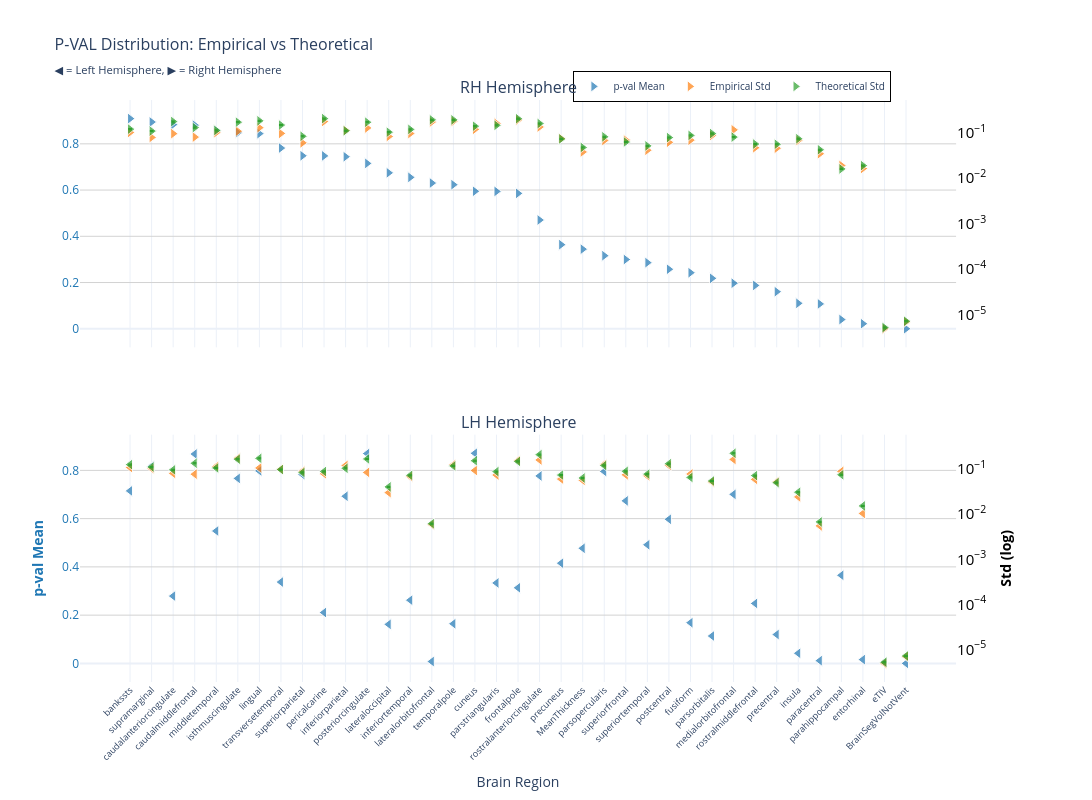
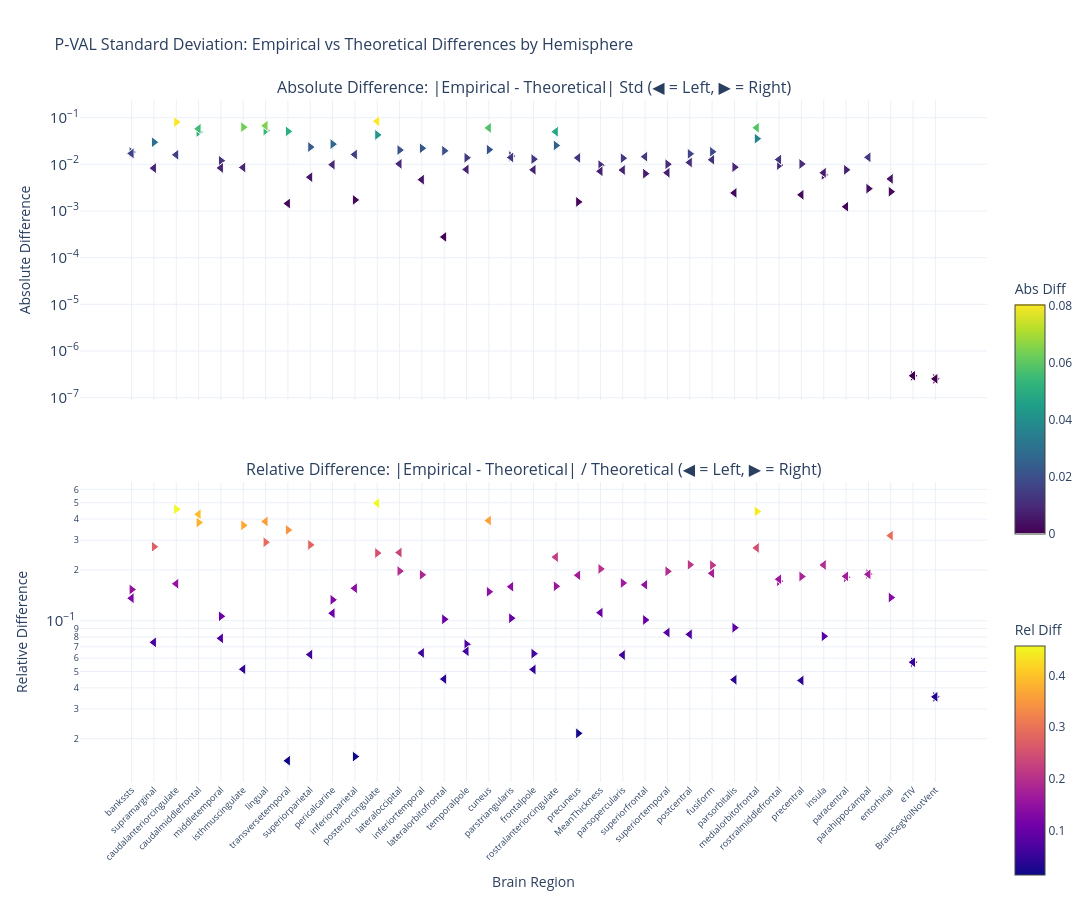

These figures' notebook cell, in order:
### Markdown cell above
### p-value

### Code cell
nu_nav = df_npvr[(df_npvr["timepoint"] == "baseline") & (df_npvr["group"] == "HC-PD")]
data_path = stats_dir / f"student_baseline_{METRIC}.parquet"
df, stats = get_test_stats(
    data_path,
    stat_functions_F,
    nu_nav,
    hemisphere=True,
    study="baseline",
    raw_values=True,
)
show_figure(stats, hemisphere=True, stat_name="p-val", study="baseline", metric=METRIC)

### Figure 1 — Plotly figure (JSON) as saved in the notebook; plotly's stock layout.template omitted (floating-point values rounded to 4 significant figures)
{"data": [{"hovertemplate": "<b>%{x}</b><br>Mean p-val: %{y:.2f}<br><extra></extra>", "legendgroup": "mean", "marker": {"color": "#1f77b4", "line": {"color": "white", "width": 1}, "opacity": 0.7, "size": 10, "symbol": "triangle-right"}, "mode": "markers", "name": "p-val Mean", "showlegend": true, "type": "scatter", "x": ["bankssts", "supramarginal", "caudalanteriorcingulate", "caudalmiddlefrontal", "middletemporal", "isthmuscingulate", "lingual", "transversetemporal", "superiorparietal", "pericalcarine", "inferiorparietal", "posteriorcingulate", "lateraloccipital", "inferiortemporal", "lateralorbitofrontal", "temporalpole", "cuneus", "parstriangularis", "frontalpole", "rostralanteriorcingulate", "precuneus", "MeanThickness", "parsopercularis", "superiorfrontal", "superiortemporal", "postcentral", "fusiform", "parsorbitalis", "medialorbitofrontal", "rostralmiddlefrontal", "precentral", "insula", "paracentral", "parahippocampal", "entorhinal", "eTIV", "BrainSegVolNotVent"], "xaxis": "x", "y": [0.9091, 0.8944, 0.8833, 0.8809, 0.8564, 0.848, 0.8442, 0.7817, 0.7484, 0.7479, 0.7442, 0.7154, 0.6745, 0.6549, 0.6303, 0.6233, 0.5947, 0.5942, 0.5856, 0.4704, 0.3637, 0.3444, 0.3161, 0.2996, 0.286, 0.2574, 0.2425, 0.2182, 0.1969, 0.1875, 0.1604, 0.1101, 0.1075, 0.03978, 0.02185, 0.002409, 7.135e-05], "yaxis": "y"}, {"hovertemplate": "<b>%{x}</b><br>Empirical Std: %{y:.3f}<br><extra></extra>", "legendgroup": "empirical", "marker": {"color": "#ff7f0e", "line": {"color": "white", "width": 1}, "opacity": 0.7, "size": 10, "symbol": "triangle-right"}, "mode": "markers", "name": "Empirical Std", "showlegend": true, "type": "scatter", "x": ["bankssts", "supramarginal", "caudalanteriorcingulate", "caudalmiddlefrontal", "middletemporal", "isthmuscingulate", "lingual", "transversetemporal", "superiorparietal", "pericalcarine", "inferiorparietal", "posteriorcingulate", "lateraloccipital", "inferiortemporal", "lateralorbitofrontal", "temporalpole", "cuneus", "parstriangularis", "frontalpole", "rostralanteriorcingulate", "precuneus", "MeanThickness", "parsopercularis", "superiorfrontal", "superiortemporal", "postcentral", "fusiform", "parsorbitalis", "medialorbitofrontal", "rostralmiddlefrontal", "precentral", "insula", "paracentral", "parahippocampal", "entorhinal", "eTIV", "BrainSegVolNotVent"], "xaxis": "x", "y": [0.1014, 0.07874, 0.09528, 0.07998, 0.1005, 0.1077, 0.129, 0.09645, 0.05991, 0.1768, 0.1122, 0.1271, 0.08259, 0.09599, 0.1721, 0.1774, 0.1184, 0.1602, 0.1898, 0.1336, 0.07449, 0.03776, 0.06754, 0.06879, 0.04121, 0.06144, 0.06859, 0.08703, 0.1154, 0.04666, 0.04556, 0.06766, 0.0345, 0.019, 0.01632, 4.907e-06, 6.924e-06], "yaxis": "y2"}, {"error_y": {"array": [0.003356, 0.00304, 0.004924, 0.003624, 0.003151, 0.004772, 0.005103, 0.004126, 0.002336, 0.005713, 0.003096, 0.00476, 0.00288, 0.003308, 0.005368, 0.00536, 0.003897, 0.004067, 0.005681, 0.004455, 0.002043, 0.001327, 0.002272, 0.00175, 0.001437, 0.002192, 0.002443, 0.002682, 0.00224, 0.001578, 0.001562, 0.002062, 0.00118, 0.0004477, 0.0005299, 1.457e-07, 2.011e-07], "arrayminus": [0.003263, 0.002956, 0.004787, 0.003523, 0.003063, 0.00464, 0.004962, 0.004012, 0.002271, 0.005555, 0.00301, 0.004628, 0.002801, 0.003216, 0.00522, 0.005211, 0.003789, 0.003954, 0.005524, 0.004331, 0.001986, 0.00129, 0.002209, 0.001702, 0.001397, 0.002131, 0.002375, 0.002608, 0.002178, 0.001534, 0.001519, 0.002005, 0.001147, 0.0004353, 0.0005152, 1.417e-07, 1.955e-07], "color": "#2ca02c", "thickness": 1, "type": "data", "visible": true, "width": 2}, "hovertemplate": "<b>%{x}</b><br>Theoretical Std: %{y:.3f}<br><extra></extra>", "legendgroup": "theoretical", "marker": {"color": "#2ca02c", "line": {"color": "white", "width": 1}, "opacity": 0.7, "size": 10, "symbol": "triangle-right"}, "mode": "markers", "name": "Theoretical Std", "showlegend": true, "type": "scatter", "x": ["bankssts", "supramarginal", "caudalanteriorcingulate", "caudalmiddlefrontal", "middletemporal", "isthmuscingulate", "lingual", "transversetemporal", "superiorparietal", "pericalcarine", "inferiorparietal", "posteriorcingulate", "lateraloccipital", "inferiortemporal", "lateralorbitofrontal", "temporalpole", "cuneus", "parstriangularis", "frontalpole", "rostralanteriorcingulate", "precuneus", "MeanThickness", "parsopercularis", "superiorfrontal", "superiortemporal", "postcentral", "fusiform", "parsorbitalis", "medialorbitofrontal", "rostralmiddlefrontal", "precentral", "insula", "paracentral", "parahippocampal", "entorhinal", "eTIV", "BrainSegVolNotVent"], "xaxis": "x", "y": [0.1198, 0.1085, 0.1757, 0.1293, 0.1125, 0.1703, 0.1821, 0.1473, 0.08336, 0.2039, 0.1105, 0.1699, 0.1028, 0.1181, 0.1916, 0.1913, 0.1391, 0.1451, 0.2028, 0.159, 0.07292, 0.04736, 0.08111, 0.06248, 0.05127, 0.07822, 0.0872, 0.09573, 0.07993, 0.05632, 0.05575, 0.07361, 0.04212, 0.01598, 0.01891, 5.202e-06, 7.178e-06], "yaxis": "y2"}, {"hovertemplate": "<b>%{x}</b><br>Mean p-val: %{y:.2f}<br><extra></extra>", "legendgroup": "mean", "marker": {"color": "#1f77b4", "line": {"color": "white", "width": 1}, "opacity": 0.7, "size": 10, "symbol": "triangle-left"}, "mode": "markers", "name": "p-val Mean", "showlegend": false, "type": "scatter", "x": ["cuneus", "posteriorcingulate", "caudalmiddlefrontal", "supramarginal", "lingual", "parsopercularis", "superiorparietal", "rostralanteriorcingulate", "isthmuscingulate", "bankssts", "medialorbitofrontal", "inferiorparietal", "superiorfrontal", "postcentral", "middletemporal", "superiortemporal", "MeanThickness", "precuneus", "parahippocampal", "transversetemporal", "parstriangularis", "frontalpole", "caudalanteriorcingulate", "inferiortemporal", "rostralmiddlefrontal", "pericalcarine", "fusiform", "temporalpole", "lateraloccipital", "precentral", "parsorbitalis", "insula", "entorhinal", "paracentral", "lateralorbitofrontal", "eTIV", "BrainSegVolNotVent"], "xaxis": "x2", "y": [0.8709, 0.8697, 0.8679, 0.8172, 0.7979, 0.7954, 0.7828, 0.7769, 0.7669, 0.715, 0.7006, 0.6929, 0.6736, 0.5973, 0.5487, 0.4917, 0.4771, 0.4154, 0.3652, 0.3371, 0.3334, 0.3133, 0.2789, 0.2621, 0.2486, 0.2108, 0.1687, 0.1643, 0.1618, 0.1196, 0.1135, 0.04189, 0.01571, 0.01136, 0.007763, 0.002409, 7.135e-05], "yaxis": "y3"}, {"hovertemplate": "<b>%{x}</b><br>Empirical Std: %{y:.3f}<br><extra></extra>", "legendgroup": "empirical", "marker": {"color": "#ff7f0e", "line": {"color": "white", "width": 1}, "opacity": 0.7, "size": 10, "symbol": "triangle-left"}, "mode": "markers", "name": "Empirical Std", "showlegend": false, "type": "scatter", "x": ["cuneus", "posteriorcingulate", "caudalmiddlefrontal", "supramarginal", "lingual", "parsopercularis", "superiorparietal", "rostralanteriorcingulate", "isthmuscingulate", "bankssts", "medialorbitofrontal", "inferiorparietal", "superiorfrontal", "postcentral", "middletemporal", "superiortemporal", "MeanThickness", "precuneus", "parahippocampal", "transversetemporal", "parstriangularis", "frontalpole", "caudalanteriorcingulate", "inferiortemporal", "rostralmiddlefrontal", "pericalcarine", "fusiform", "temporalpole", "lateraloccipital", "precentral", "parsorbitalis", "insula", "entorhinal", "paracentral", "lateralorbitofrontal", "eTIV", "BrainSegVolNotVent"], "xaxis": "x2", "y": [0.09354, 0.08477, 0.07753, 0.1032, 0.1065, 0.1282, 0.08971, 0.1601, 0.1749, 0.109, 0.1645, 0.1207, 0.0749, 0.1214, 0.115, 0.07109, 0.05658, 0.06029, 0.08926, 0.09946, 0.07425, 0.1562, 0.08068, 0.06829, 0.05932, 0.07899, 0.07818, 0.1259, 0.03018, 0.05246, 0.05223, 0.02423, 0.01042, 0.005517, 0.0059, 4.907e-06, 6.924e-06], "yaxis": "y4"}, {"error_y": {"array": [0.004312, 0.004724, 0.003793, 0.003125, 0.004871, 0.00338, 0.002364, 0.005887, 0.00466, 0.003535, 0.006314, 0.002927, 0.002508, 0.00371, 0.002986, 0.002177, 0.001784, 0.002075, 0.002105, 0.002746, 0.002474, 0.004162, 0.002709, 0.002045, 0.002017, 0.002489, 0.001839, 0.003308, 0.001133, 0.001408, 0.001532, 0.0008638, 0.0004287, 0.0001892, 0.0001731, 1.457e-07, 2.011e-07], "arrayminus": [0.004193, 0.004593, 0.003688, 0.003038, 0.004736, 0.003286, 0.002299, 0.005724, 0.004531, 0.003437, 0.006139, 0.002846, 0.002439, 0.003607, 0.002904, 0.002117, 0.001735, 0.002018, 0.002046, 0.00267, 0.002405, 0.004047, 0.002634, 0.001988, 0.001961, 0.00242, 0.001788, 0.003216, 0.001101, 0.001369, 0.001489, 0.0008399, 0.0004168, 0.000184, 0.0001683, 1.417e-07, 1.955e-07], "color": "#2ca02c", "thickness": 1, "type": "data", "visible": true, "width": 2}, "hovertemplate": "<b>%{x}</b><br>Theoretical Std: %{y:.3f}<br><extra></extra>", "legendgroup": "theoretical", "marker": {"color": "#2ca02c", "line": {"color": "white", "width": 1}, "opacity": 0.7, "size": 10, "symbol": "triangle-left"}, "mode": "markers", "name": "Theoretical Std", "showlegend": false, "type": "scatter", "x": ["cuneus", "posteriorcingulate", "caudalmiddlefrontal", "supramarginal", "lingual", "parsopercularis", "superiorparietal", "rostralanteriorcingulate", "isthmuscingulate", "bankssts", "medialorbitofrontal", "inferiorparietal", "superiorfrontal", "postcentral", "middletemporal", "superiortemporal", "MeanThickness", "precuneus", "parahippocampal", "transversetemporal", "parstriangularis", "frontalpole", "caudalanteriorcingulate", "inferiortemporal", "rostralmiddlefrontal", "pericalcarine", "fusiform", "temporalpole", "lateraloccipital", "precentral", "parsorbitalis", "insula", "entorhinal", "paracentral", "lateralorbitofrontal", "eTIV", "BrainSegVolNotVent"], "xaxis": "x2", "y": [0.1539, 0.1686, 0.1354, 0.1115, 0.1739, 0.1206, 0.08439, 0.2101, 0.1663, 0.1262, 0.2254, 0.1045, 0.08952, 0.1324, 0.1066, 0.0777, 0.06369, 0.07407, 0.07512, 0.09801, 0.0883, 0.1486, 0.0967, 0.07299, 0.072, 0.08883, 0.06565, 0.1181, 0.04043, 0.05024, 0.05468, 0.03083, 0.0153, 0.006754, 0.006178, 5.202e-06, 7.178e-06], "yaxis": "y4"}], "layout": {"annotations": [{"font": {"size": 16}, "showarrow": false, "text": "RH Hemisphere", "x": 0.47, "xanchor": "center", "xref": "paper", "y": 1.0, "yanchor": "bottom", "yref": "paper"}, {"font": {"size": 16}, "showarrow": false, "text": "LH Hemisphere", "x": 0.47, "xanchor": "center", "xref": "paper", "y": 0.425, "yanchor": "bottom", "yref": "paper"}], "height": 800, "hovermode": "x", "legend": {"bgcolor": "rgba(255, 255, 255, 0.9)", "bordercolor": "black", "borderwidth": 1, "font": {"size": 10}, "orientation": "h", "x": 0.7, "xanchor": "center", "y": 1.05}, "title": {"font": {"size": 16}, "text": "P-VAL Distribution: Empirical vs Theoretical<br><sub>◀ = Left Hemisphere, ▶ = Right Hemisphere</sub>"}, "width": 1400, "xaxis": {"anchor": "y", "domain": [0.0, 0.94], "matches": "x2", "showticklabels": false}, "xaxis2": {"anchor": "y3", "domain": [0.0, 0.94], "tickangle": -45, "tickfont": {"size": 9}, "title": {"text": "Brain Region"}}, "yaxis": {"anchor": "x", "domain": [0.575, 1.0], "gridcolor": "lightgray", "showgrid": true, "tickfont": {"color": "#1f77b4"}, "title": {"font": {"color": "#1f77b4"}, "text": ""}}, "yaxis2": {"anchor": "x", "exponentformat": "power", "overlaying": "y", "showgrid": false, "side": "right", "tickfont": {"color": "black"}, "title": {"font": {"color": "black"}, "text": ""}, "type": "log"}, "yaxis3": {"anchor": "x2", "domain": [0.0, 0.425], "gridcolor": "lightgray", "showgrid": true, "tickfont": {"color": "#1f77b4"}, "title": {"font": {"color": "#1f77b4"}, "text": "<b>p-val Mean</b>"}}, "yaxis4": {"anchor": "x2", "exponentformat": "power", "overlaying": "y3", "showgrid": false, "side": "right", "tickfont": {"color": "black"}, "title": {"font": {"color": "black"}, "text": "<b>Std (log)</b>"}, "type": "log"}}}

### Figure 2 — Plotly figure (JSON) as saved in the notebook; plotly's stock layout.template omitted (floating-point values rounded to 4 significant figures)
{"data": [{"hovertemplate": "<b>%{x}</b><br>Hemisphere: %{text}<br>Abs Diff: %{y:.4f}<br><extra></extra>", "legendgroup": "abs_rh", "marker": {"color": [0.01833, 0.02977, 0.08045, 0.04935, 0.01194, 0.06258, 0.05313, 0.05083, 0.02346, 0.02711, 0.001729, 0.04277, 0.02022, 0.02208, 0.01953, 0.01386, 0.02064, 0.01502, 0.01294, 0.02543, 0.001567, 0.009601, 0.01357, 0.006313, 0.01006, 0.01678, 0.0186, 0.008696, 0.03548, 0.009656, 0.01019, 0.00595, 0.007615, 0.003018, 0.002594, 2.951e-07, 2.54e-07], "colorbar": {"len": 0.4, "title": {"text": "Abs Diff"}, "y": 0.75, "yanchor": "top"}, "colorscale": [[0.0, "#440154"], [0.1111, "#482878"], [0.2222, "#3e4989"], [0.3333, "#31688e"], [0.4444, "#26828e"], [0.5556, "#1f9e89"], [0.6667, "#35b779"], [0.7778, "#6ece58"], [0.8889, "#b5de2b"], [1.0, "#fde725"]], "line": {"color": "white", "width": 1}, "showscale": true, "size": 10, "symbol": "triangle-right"}, "mode": "markers", "name": "Absolute (rh)", "showlegend": false, "text": ["rh", "rh", "rh", "rh", "rh", "rh", "rh", "rh", "rh", "rh", "rh", "rh", "rh", "rh", "rh", "rh", "rh", "rh", "rh", "rh", "rh", "rh", "rh", "rh", "rh", "rh", "rh", "rh", "rh", "rh", "rh", "rh", "rh", "rh", "rh", "rh", "rh"], "type": "scatter", "x": ["bankssts", "supramarginal", "caudalanteriorcingulate", "caudalmiddlefrontal", "middletemporal", "isthmuscingulate", "lingual", "transversetemporal", "superiorparietal", "pericalcarine", "inferiorparietal", "posteriorcingulate", "lateraloccipital", "inferiortemporal", "lateralorbitofrontal", "temporalpole", "cuneus", "parstriangularis", "frontalpole", "rostralanteriorcingulate", "precuneus", "MeanThickness", "parsopercularis", "superiorfrontal", "superiortemporal", "postcentral", "fusiform", "parsorbitalis", "medialorbitofrontal", "rostralmiddlefrontal", "precentral", "insula", "paracentral", "parahippocampal", "entorhinal", "eTIV", "BrainSegVolNotVent"], "xaxis": "x", "y": [0.01833, 0.02977, 0.08045, 0.04935, 0.01194, 0.06258, 0.05313, 0.05083, 0.02346, 0.02711, 0.001729, 0.04277, 0.02022, 0.02208, 0.01953, 0.01386, 0.02064, 0.01502, 0.01294, 0.02543, 0.001567, 0.009601, 0.01357, 0.006313, 0.01006, 0.01678, 0.0186, 0.008696, 0.03548, 0.009656, 0.01019, 0.00595, 0.007615, 0.003018, 0.002594, 2.951e-07, 2.54e-07], "yaxis": "y"}, {"hovertemplate": "<b>%{x}</b><br>Hemisphere: %{text}<br>Rel Diff: %{y:.2%}<br><extra></extra>", "legendgroup": "rel_rh", "marker": {"color": [0.1531, 0.2744, 0.4578, 0.3816, 0.1062, 0.3674, 0.2917, 0.3451, 0.2814, 0.1329, 0.01565, 0.2517, 0.1967, 0.187, 0.1019, 0.07243, 0.1484, 0.1035, 0.0638, 0.1599, 0.02149, 0.2027, 0.1673, 0.1011, 0.1962, 0.2145, 0.2134, 0.09084, 0.4438, 0.1715, 0.1828, 0.08082, 0.1808, 0.1889, 0.1372, 0.05674, 0.03539], "colorbar": {"len": 0.4, "title": {"text": "Rel Diff"}, "y": 0.25, "yanchor": "top"}, "colorscale": [[0.0, "#0d0887"], [0.1111, "#46039f"], [0.2222, "#7201a8"], [0.3333, "#9c179e"], [0.4444, "#bd3786"], [0.5556, "#d8576b"], [0.6667, "#ed7953"], [0.7778, "#fb9f3a"], [0.8889, "#fdca26"], [1.0, "#f0f921"]], "line": {"color": "white", "width": 1}, "showscale": true, "size": 10, "symbol": "triangle-right"}, "mode": "markers", "name": "Relative (rh)", "showlegend": false, "text": ["rh", "rh", "rh", "rh", "rh", "rh", "rh", "rh", "rh", "rh", "rh", "rh", "rh", "rh", "rh", "rh", "rh", "rh", "rh", "rh", "rh", "rh", "rh", "rh", "rh", "rh", "rh", "rh", "rh", "rh", "rh", "rh", "rh", "rh", "rh", "rh", "rh"], "type": "scatter", "x": ["bankssts", "supramarginal", "caudalanteriorcingulate", "caudalmiddlefrontal", "middletemporal", "isthmuscingulate", "lingual", "transversetemporal", "superiorparietal", "pericalcarine", "inferiorparietal", "posteriorcingulate", "lateraloccipital", "inferiortemporal", "lateralorbitofrontal", "temporalpole", "cuneus", "parstriangularis", "frontalpole", "rostralanteriorcingulate", "precuneus", "MeanThickness", "parsopercularis", "superiorfrontal", "superiortemporal", "postcentral", "fusiform", "parsorbitalis", "medialorbitofrontal", "rostralmiddlefrontal", "precentral", "insula", "paracentral", "parahippocampal", "entorhinal", "eTIV", "BrainSegVolNotVent"], "xaxis": "x2", "y": [0.1531, 0.2744, 0.4578, 0.3816, 0.1062, 0.3674, 0.2917, 0.3451, 0.2814, 0.1329, 0.01565, 0.2517, 0.1967, 0.187, 0.1019, 0.07243, 0.1484, 0.1035, 0.0638, 0.1599, 0.02149, 0.2027, 0.1673, 0.1011, 0.1962, 0.2145, 0.2134, 0.09084, 0.4438, 0.1715, 0.1828, 0.08082, 0.1808, 0.1889, 0.1372, 0.05674, 0.03539], "yaxis": "y2"}, {"hovertemplate": "<b>%{x}</b><br>Hemisphere: %{text}<br>Abs Diff: %{y:.4f}<br><extra></extra>", "legendgroup": "abs_lh", "marker": {"color": [0.06037, 0.08383, 0.05783, 0.008297, 0.06739, 0.007552, 0.005315, 0.05004, 0.008578, 0.01714, 0.06087, 0.01627, 0.01461, 0.01099, 0.008379, 0.006608, 0.007109, 0.01377, 0.01415, 0.00145, 0.01405, 0.007634, 0.01601, 0.004701, 0.01268, 0.009839, 0.01254, 0.00778, 0.01025, 0.002222, 0.002443, 0.006598, 0.004884, 0.001238, 0.0002787, 2.951e-07, 2.54e-07], "colorbar": {"len": 0.4, "title": {"text": "Abs Diff"}, "y": 0.75, "yanchor": "top"}, "colorscale": [[0.0, "#440154"], [0.1111, "#482878"], [0.2222, "#3e4989"], [0.3333, "#31688e"], [0.4444, "#26828e"], [0.5556, "#1f9e89"], [0.6667, "#35b779"], [0.7778, "#6ece58"], [0.8889, "#b5de2b"], [1.0, "#fde725"]], "line": {"color": "white", "width": 1}, "showscale": false, "size": 10, "symbol": "triangle-left"}, "mode": "markers", "name": "Absolute (lh)", "showlegend": false, "text": ["lh", "lh", "lh", "lh", "lh", "lh", "lh", "lh", "lh", "lh", "lh", "lh", "lh", "lh", "lh", "lh", "lh", "lh", "lh", "lh", "lh", "lh", "lh", "lh", "lh", "lh", "lh", "lh", "lh", "lh", "lh", "lh", "lh", "lh", "lh", "lh", "lh"], "type": "scatter", "x": ["cuneus", "posteriorcingulate", "caudalmiddlefrontal", "supramarginal", "lingual", "parsopercularis", "superiorparietal", "rostralanteriorcingulate", "isthmuscingulate", "bankssts", "medialorbitofrontal", "inferiorparietal", "superiorfrontal", "postcentral", "middletemporal", "superiortemporal", "MeanThickness", "precuneus", "parahippocampal", "transversetemporal", "parstriangularis", "frontalpole", "caudalanteriorcingulate", "inferiortemporal", "rostralmiddlefrontal", "pericalcarine", "fusiform", "temporalpole", "lateraloccipital", "precentral", "parsorbitalis", "insula", "entorhinal", "paracentral", "lateralorbitofrontal", "eTIV", "BrainSegVolNotVent"], "xaxis": "x", "y": [0.06037, 0.08383, 0.05783, 0.008297, 0.06739, 0.007552, 0.005315, 0.05004, 0.008578, 0.01714, 0.06087, 0.01627, 0.01461, 0.01099, 0.008379, 0.006608, 0.007109, 0.01377, 0.01415, 0.00145, 0.01405, 0.007634, 0.01601, 0.004701, 0.01268, 0.009839, 0.01254, 0.00778, 0.01025, 0.002222, 0.002443, 0.006598, 0.004884, 0.001238, 0.0002787, 2.951e-07, 2.54e-07], "yaxis": "y"}, {"hovertemplate": "<b>%{x}</b><br>Hemisphere: %{text}<br>Rel Diff: %{y:.2%}<br><extra></extra>", "legendgroup": "rel_lh", "marker": {"color": [0.3923, 0.4972, 0.4272, 0.0744, 0.3876, 0.0626, 0.06298, 0.2381, 0.05158, 0.1359, 0.2701, 0.1557, 0.1632, 0.083, 0.07861, 0.08505, 0.1116, 0.1859, 0.1883, 0.01479, 0.1591, 0.05139, 0.1656, 0.0644, 0.1761, 0.1108, 0.191, 0.06589, 0.2535, 0.04423, 0.04469, 0.214, 0.3192, 0.1833, 0.0451, 0.05674, 0.03539], "colorbar": {"len": 0.4, "title": {"text": "Rel Diff"}, "y": 0.25, "yanchor": "top"}, "colorscale": [[0.0, "#0d0887"], [0.1111, "#46039f"], [0.2222, "#7201a8"], [0.3333, "#9c179e"], [0.4444, "#bd3786"], [0.5556, "#d8576b"], [0.6667, "#ed7953"], [0.7778, "#fb9f3a"], [0.8889, "#fdca26"], [1.0, "#f0f921"]], "line": {"color": "white", "width": 1}, "showscale": false, "size": 10, "symbol": "triangle-left"}, "mode": "markers", "name": "Relative (lh)", "showlegend": false, "text": ["lh", "lh", "lh", "lh", "lh", "lh", "lh", "lh", "lh", "lh", "lh", "lh", "lh", "lh", "lh", "lh", "lh", "lh", "lh", "lh", "lh", "lh", "lh", "lh", "lh", "lh", "lh", "lh", "lh", "lh", "lh", "lh", "lh", "lh", "lh", "lh", "lh"], "type": "scatter", "x": ["cuneus", "posteriorcingulate", "caudalmiddlefrontal", "supramarginal", "lingual", "parsopercularis", "superiorparietal", "rostralanteriorcingulate", "isthmuscingulate", "bankssts", "medialorbitofrontal", "inferiorparietal", "superiorfrontal", "postcentral", "middletemporal", "superiortemporal", "MeanThickness", "precuneus", "parahippocampal", "transversetemporal", "parstriangularis", "frontalpole", "caudalanteriorcingulate", "inferiortemporal", "rostralmiddlefrontal", "pericalcarine", "fusiform", "temporalpole", "lateraloccipital", "precentral", "parsorbitalis", "insula", "entorhinal", "paracentral", "lateralorbitofrontal", "eTIV", "BrainSegVolNotVent"], "xaxis": "x2", "y": [0.3923, 0.4972, 0.4272, 0.0744, 0.3876, 0.0626, 0.06298, 0.2381, 0.05158, 0.1359, 0.2701, 0.1557, 0.1632, 0.083, 0.07861, 0.08505, 0.1116, 0.1859, 0.1883, 0.01479, 0.1591, 0.05139, 0.1656, 0.0644, 0.1761, 0.1108, 0.191, 0.06589, 0.2535, 0.04423, 0.04469, 0.214, 0.3192, 0.1833, 0.0451, 0.05674, 0.03539], "yaxis": "y2"}], "layout": {"annotations": [{"font": {"size": 16}, "showarrow": false, "text": "Absolute Difference: |Empirical - Theoretical| Std (◀ = Left, ▶ = Right)", "x": 0.5, "xanchor": "center", "xref": "paper", "y": 1.0, "yanchor": "bottom", "yref": "paper"}, {"font": {"size": 16}, "showarrow": false, "text": "Relative Difference: |Empirical - Theoretical| / Theoretical (◀ = Left, ▶ = Right)", "x": 0.5, "xanchor": "center", "xref": "paper", "y": 0.44, "yanchor": "bottom", "yref": "paper"}], "height": 900, "hovermode": "x unified", "showlegend": false, "title": {"font": {"size": 16}, "text": "P-VAL Standard Deviation: Empirical vs Theoretical Differences by Hemisphere"}, "width": 1400, "xaxis": {"anchor": "y", "domain": [0.0, 1.0], "showticklabels": false}, "xaxis2": {"anchor": "y2", "domain": [0.0, 1.0], "tickangle": -45, "tickfont": {"size": 9}, "title": {"text": "Brain Region"}}, "yaxis": {"anchor": "x", "domain": [0.56, 1.0], "exponentformat": "power", "title": {"text": "Absolute Difference"}, "type": "log"}, "yaxis2": {"anchor": "x2", "domain": [0.0, 0.44], "exponentformat": "power", "title": {"text": "Relative Difference"}, "type": "log"}}}
